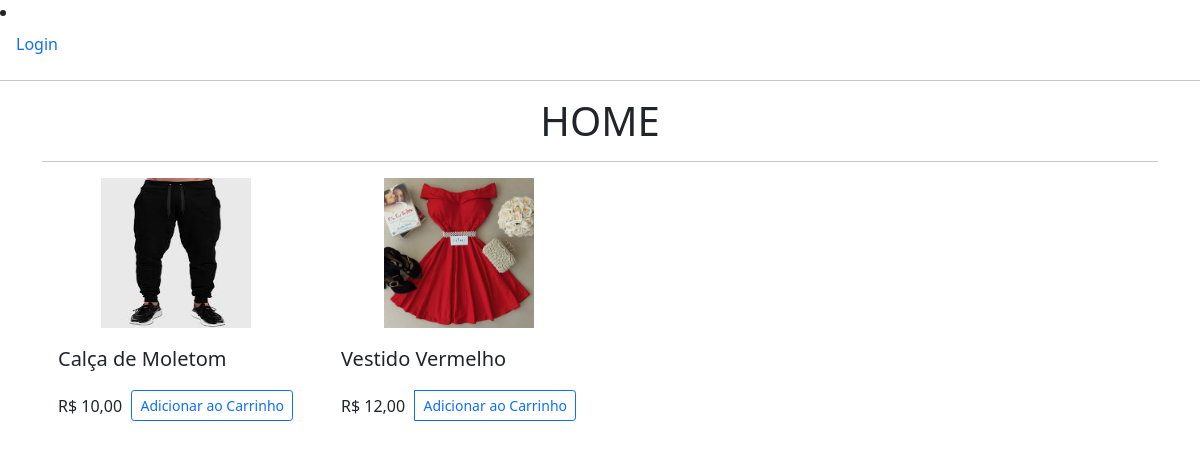
The page / on the database its author committed.
### lojaapp/models.py (models this page shows, shortened)
class Produto(models.Model):
    titulo = models.CharField(max_length=255)
    categoria = models.ForeignKey(Categoria, on_delete=models.CASCADE)
    criado_em = models.DateTimeField(auto_now_add=True)
    descricao = models.TextField(blank=True)
    imagem = models.ImageField(upload_to="imagens/")
    slug = models.SlugField(max_length=128)
    preco = models.DecimalField(max_digits=9,decimal_places=2)
    class Meta:
        verbose_name_plural = "Produtos"
        ordering = ("-criado_em",)
    def format_preco(self):
        return "R$ " + str(self.preco).replace(".",",")

### lojaapp/views.py (the view, shortened to what this page needs)
# urls.py: 2. Add a URL to urlpatterns:  path('', Home.as_view(), name='home')
def Home(request):
    if request.method == "GET":
        produtos = Produto.objects.all()
        resp = render(request, "home.html",{"produtos": produtos} )
        print(resp)
        return render(request, "home.html",{"produtos": produtos} )

### templates/home.html (shortened to what this page needs)
{% extends './base.html' %}
{% load static %}
{% block content%}
<div class="container">
  <h1 class = "text-center">HOME</h1>
  <hr>
    <div class="row row-cols-1 row-cols-sm-2 row-cols-md-4 g-3">
      {% for produto in produtos %}
        <div class="col">
        <div style="height:150px; width:150px; display: block; margin-left: auto; margin-right: auto;">
          <img style="height:100%; width:100%; display: block; margin-left: auto; margin-right: auto;"  src="{{produto.imagem.url}}"></img>
        </div>
        <div class="card-body">
          <span class="fs-5 fw-semibold">{{produto.titulo}}</span>
          <div class="d-flex justify-content-between align-items-center mt-3">
              <span id="preco_{{produto.id}}" class="font-weight-bold">{{produto.format_preco}}</span>
              <div class="btn-group" style = "margin-right: 0">
                  <form action="" method="POST">
                  <button name="produto" type="submit" value="{{produto.id}}" class="btn btn-sm btn-outline-primary">Adicionar ao Carrinho</button>
              </div>
          </div>
        </div>
      </div>
      {% endfor %}
{% endblock %}

### templates/base.html (shortened to what this page needs)
{% load static %}
{% load widget_tweaks %}
<!DOCTYPE html>
<html>
<head>
    <link href="https://cdn.jsdelivr.net/npm/bootstrap@5.0.0-beta1/dist/css/bootstrap.min.css" rel="stylesheet">
</head>
<body>
    <header>
        {% if user.is_authenticated %}
            <div class="container d-flex flex-row bd-highlight mt-3">
                <a href="/" class="p-2 bd-highlight" style="text-decoration: none; color: black; font-size: large;"> <b>HOME</b> </a>
                <a href="/sobre/" class="p-2 bd-highlight" style="text-decoration: none; color: black; font-size: large;"><b>SOBRE</b></a>
                <a href="/contato/" class="p-2 bd-highlight" style="text-decoration: none; color: black; font-size: large;"><b>CONTATO</b></a>
                <a href="/cart" class="p-2 bd-highlight" style="text-decoration: none; color: black; font-size: large;"><b>CARRINHO</b></a>
                <li class="nav-item dropdown d-flex justify-content-end" >
                    <a class="nav-link dropdown-toggle" href="#" id="navbarDropdown" role="button"
                    data-bs-toggle="dropdown" aria-expanded="false" style="text-decoration: none; color: black; font-size: large;">
                        <b>{{ user.get_username }}</b>
                    </a>
                    <div class="dropdown-menu" aria-labelledby="navbarDropdownMenuLink">
                        <a class="dropdown-item" href="/accounts/logout">Sair</a>
                    </div>
                </li>
            </div>
        {% else %}
            <li class="me-auto nav-item">
                <a class="nav-link" href="/accounts/login">Login</a>
            </li>
        {% endif %}
        <hr>
    </header>
    <div id="content">{% block content %} {% endblock %}</div>
</body>
</html>

### rows shown on the page
Produto: imagem (picture), titulo "Calça de Moletom", format_preco "R$ 10,00", {{ produto.id }} 2 (drawn)
Produto: imagem (picture), titulo "Vestido Vermelho", format_preco "R$ 12,00", {{ produto.id }} 1 (drawn)
